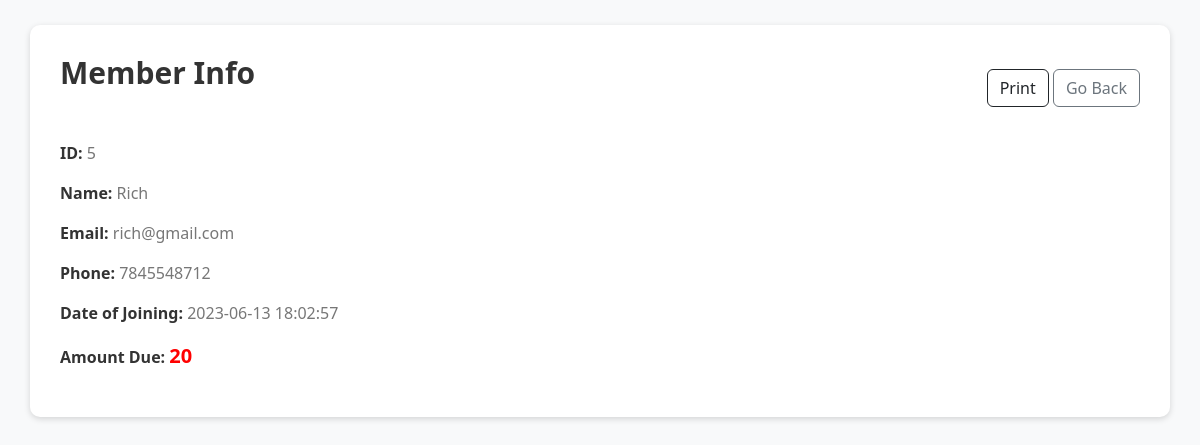
/member_info/5 (signed in), run on the app's committed database.
### tables this page shows
CREATE TABLE members (id INTEGER PRIMARY KEY, name TEXT NOT NULL, email TEXT NOT NULL, phone TEXT NOT NULL, doj DATETIME NOT NULL);

### app.py (the view)
@app.route("/member_info/<id>", methods=["GET"])
@login_required
def member_info(id):
    info = db.execute("SELECT * from members WHERE id = ?", id)[0]
    transactions = db.execute(
        "SELECT id from transactions WHERE member_id = ? AND status = 'Issued'", id
    )
    due = 0
    for i in transactions:
        due += calculate_due(i["id"])[0]
    return render_template("member_info.html", due=due, info=info)

### app.py (called while the page is built)
@app.after_request
def after_request(response):
    response.headers["Cache-Control"] = "no-cache, no-store, must-revalidate"
    response.headers["Expires"] = 0
    response.headers["Pragma"] = "no-cache"
    return response

def login_required(f):
    @wraps(f)
    def decorated_function(*args, **kwargs):
        if session.get("user_id") is None:
            return redirect("/login")
        return f(*args, **kwargs)
    return decorated_function

def calculate_due(transaction_id):
    transaction = db.execute("SELECT * FROM transactions WHERE id = ?", transaction_id)[
        0
    ]
    issue_date = datetime.strptime(
        transaction["issue_date"], "%Y-%m-%d %H:%M:%S")
    return_date = datetime.now()
    days_since_return = (return_date - issue_date).days
    due_amount = 20
    due_days = 0
    if days_since_return > 7:
        due_days = days_since_return - 7
    due_amount += due_days * 5
    return (due_amount, due_days)

### templates/member_info.html (shortened to what this page needs)
<!DOCTYPE html>
<html lang="en">
    <head>
        <link rel="stylesheet" href="https://cdn.jsdelivr.net/npm/bootstrap@5.3.0/dist/css/bootstrap.min.css">
    </head>
    <body>
        <div class="container">
            <div class="header">
                <h1>Member Info</h1>
                <div class="right-buttons">
                    <button type="button" class="btn btn-outline-dark" onclick="window.print()">Print</button>
                    <a href="/members" class="btn btn-outline-secondary">Go Back</a>
                </div>
            </div>
            <div>
                <p>
                    <strong>ID:</strong>
                    <span>{{info.id}}</span>
                </p>
                <p>
                    <strong>Name:</strong>
                    <span>{{info.name}}</span>
                </p>
                <p>
                    <strong>Email:</strong>
                    <span>{{info.email}}</span>
                </p>
                <p>
                    <strong>Phone:</strong>
                    <span>{{info.phone}}</span>
                </p>
                <p>
                    <strong>Date of Joining:</strong>
                    <span>{{info.doj}}</span>
                </p>
                <p>
                    <strong>Amount Due:</strong>
                    <span class="amount">{{due}}</span>
                </p>
            </div>
        </div>
    </body>
</html>

### templates/member_info.html (style rules this page uses)
body { background-color: #f8f9fa; }
.container { margin-top: 25px; margin-bottom: 25px; background-color: #fff; border-radius: 10px; padding: 30px; box-shadow: 0 2px 6px rgba(0, 0, 0, 0.15); }
h1 { font-size: 30px; font-weight: 600; margin-bottom: 30px; color: #333; }
p { font-size: 16px; color: #555; }
strong { font-weight: 600; color: #333; }
span { color: #777; }
.amount { font-size: 20px; font-weight: bold; color: red; }
.header { display: flex; justify-content: space-between; align-items: center; margin-bottom: 20px; }
.header button { margin-left: 10px; }
.right-buttons { margin-left: auto; }

### data on the page
members: id "5", name "Rich", email "rich@gmail.com", phone "7845548712", doj "2023-06-13 18:02:57"

### other printed values
{{ due }} "20"
